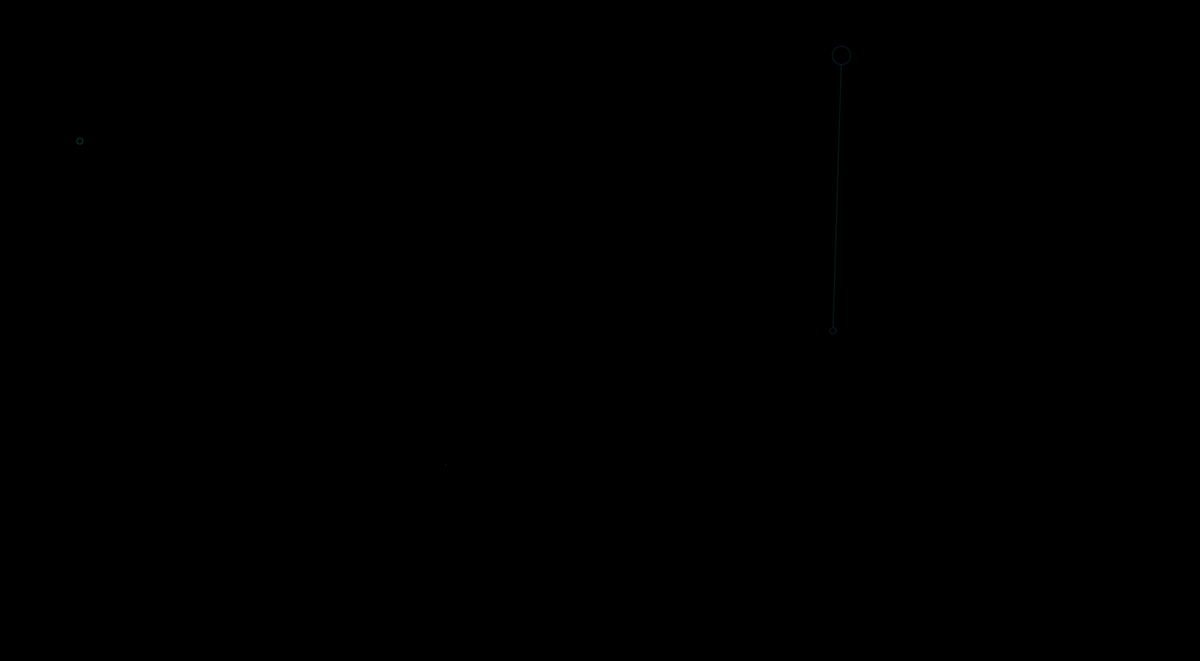
Frame 1 (no input)
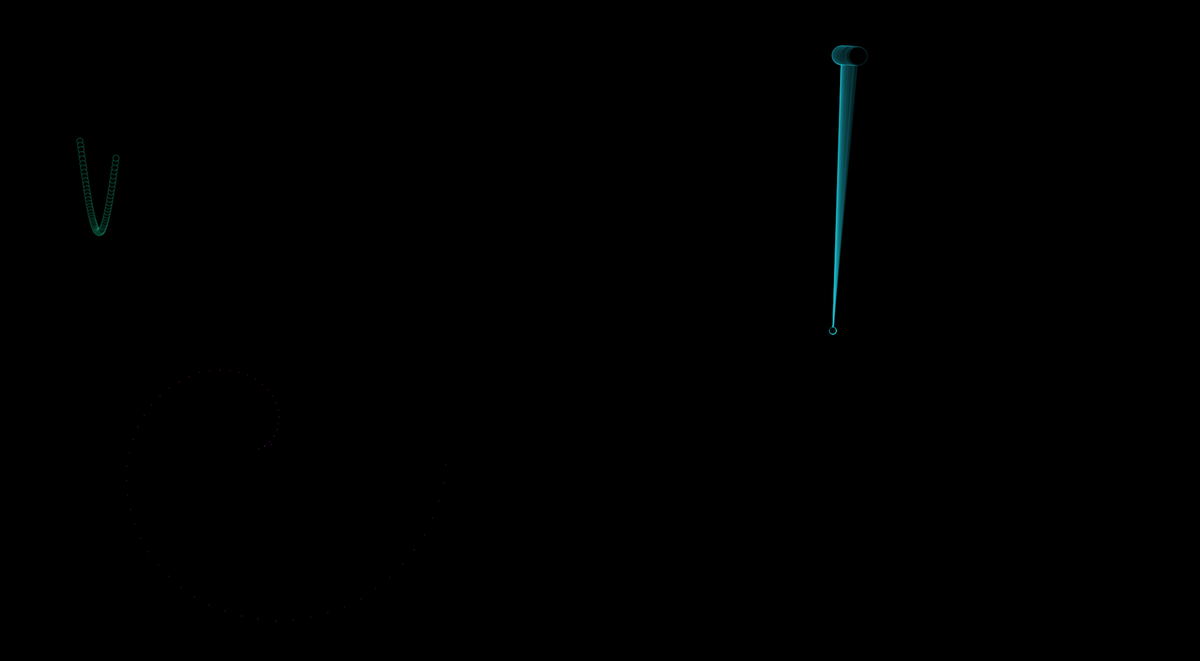
Frame 60 (the mouse pressed at the canvas centre just before this capture)
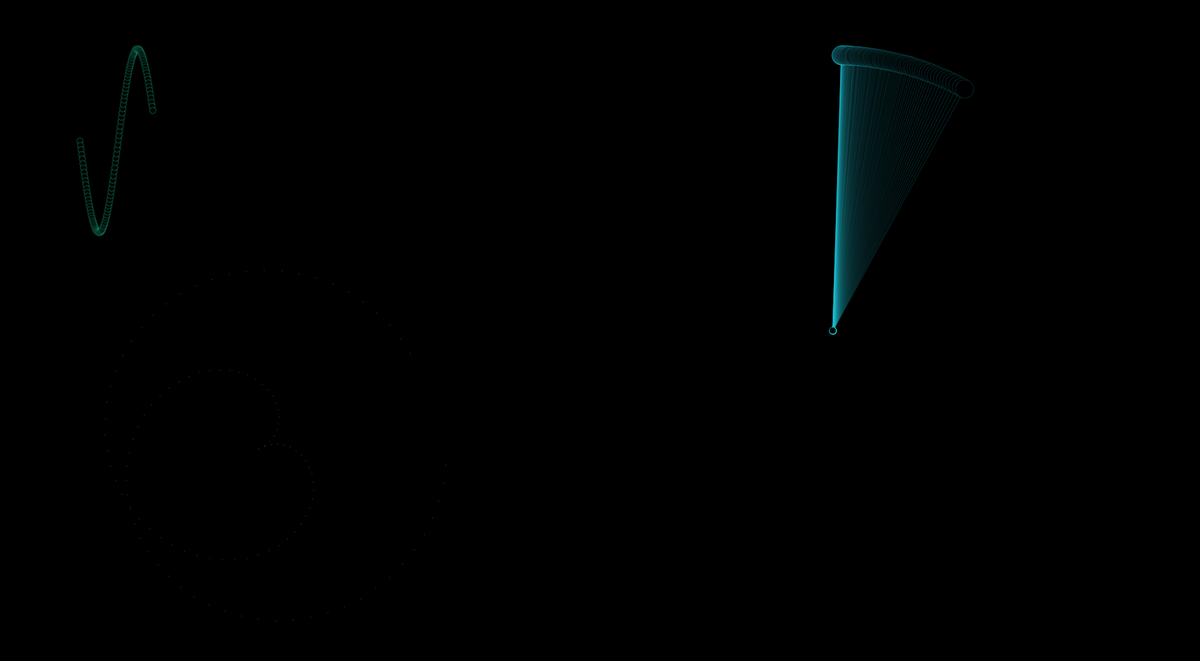
Frame 120 (the mouse held since frame 60 and released just before this capture)

The Processing sketch that drew these frames (run headless with seeded random() and noise(); from frame 60 on, the mouse is pressed at the canvas centre):

// Processing sketch: Ocillations
// ── Ocillations.pde
Pendulum pendulum = new Pendulum();
sineWave sinewave = new sineWave();
Spiral spiral = new Spiral();

void setup() {
  //fullScreen();
  size(1960, 1080);
  frameRate(60);
  background(0);
}

void draw() {  
  //stroke(29, 189, 208); // BLUE
  //stroke(29, 238, 180); // GREEN
  //stroke(208, 29, 208); // PINK
  //stroke(238, 180, 23); // ORANGE
  //stroke(180, 208, 23); // YELLOW
   
  pushMatrix();
  translate(30,0);
  for ( int i = 0; i < 1; i++ ) {
    pendulum.motion();
    pendulum.display();

    sinewave.boundary();
    sinewave.display();
    sinewave.motion();
    
    spiral.motion();
    spiral.display();
    spiral.boundary();
  }
  popMatrix();
}

// ── Pendulum.pde
class Pendulum {
  PVector loc;
  float theta, thetaV, thetaA, gravity;
  int r;
  
  Pendulum() {
    loc = new PVector();
    
    r = 450;        
    gravity = 0.001;
    
    theta = PI * 0.99;
    thetaV = 0;
    thetaA = 0;  
  }
  
  void display() {
    strokeWeight(2);
    stroke(29, 189, 208, 30);
    fill(0);
    
    pushMatrix();
    translate(width/2 + 350,height/2);  
    line(0,0,loc.x,loc.y);
    ellipse(0,0,10,10); 
    ellipse(loc.x,loc.y,30,30);
    popMatrix();
  }
  
  void motion() {     
    loc.x = r * sin(theta);
    loc.y = r * cos(theta);
    
    theta += thetaV;
    thetaV += thetaA;
    thetaA= -gravity * sin(theta); 
    thetaV *= 0.995;
  }
}

// ── Sine_Wave.pde
class sineWave {
  PVector loc, vel;
  Float theta, deltaTheta;
  int amp, r;

  sineWave() {
    loc = new PVector();
    vel = new PVector(1, 0);

    theta = 0.0;
    deltaTheta = 0.05;
    amp = 150;

    r = 5;
  }

  void display() {    
    strokeWeight(2);
    stroke(29, 238, 180, 50);
    fill(0);
    
    pushMatrix();
    translate(100, 230);  
    ellipse(loc.x, loc.y, r*2, r*2);
    popMatrix();   
  }

  void motion() {    
    theta += deltaTheta;
    loc.y = amp * sin(theta);
    loc.x += vel.x;
  }

  void boundary() {   
    if (abs(theta) > PI * 18) {
      vel.x = -vel.x;
      deltaTheta = -deltaTheta;
      theta = 0.0;
    }
  }
}

// ── Spiral.pde
class Spiral {
  PVector loc;
  Float theta, deltaTheta;
  int amp, r, deltaAmp;
  boolean run;

  Spiral() {
    loc = new PVector();

    theta = 0.0;
    deltaTheta = 0.1;
    amp = 300;
    deltaAmp = 0; 

    r = 1;

    run = true;
  }


  void display() {
    if (run) {
      pushMatrix();
      translate(400, height - 350);
      stroke(208, 29, 208, 80);
      point(loc.x, loc.y);
      popMatrix();
    }
  }

  void motion () {
    if (run) {
      theta += deltaTheta;
      loc.x = amp * cos(theta);
      loc.y = amp * sin(theta);

      int a = 5;
      if (frameCount % a == 0) {
        deltaAmp ++;
      }
      amp -= deltaAmp;
    }
  }


  void boundary() {
    if (amp < 0 || amp > 300) {
      deltaAmp = - deltaAmp;
    }
  }
}
